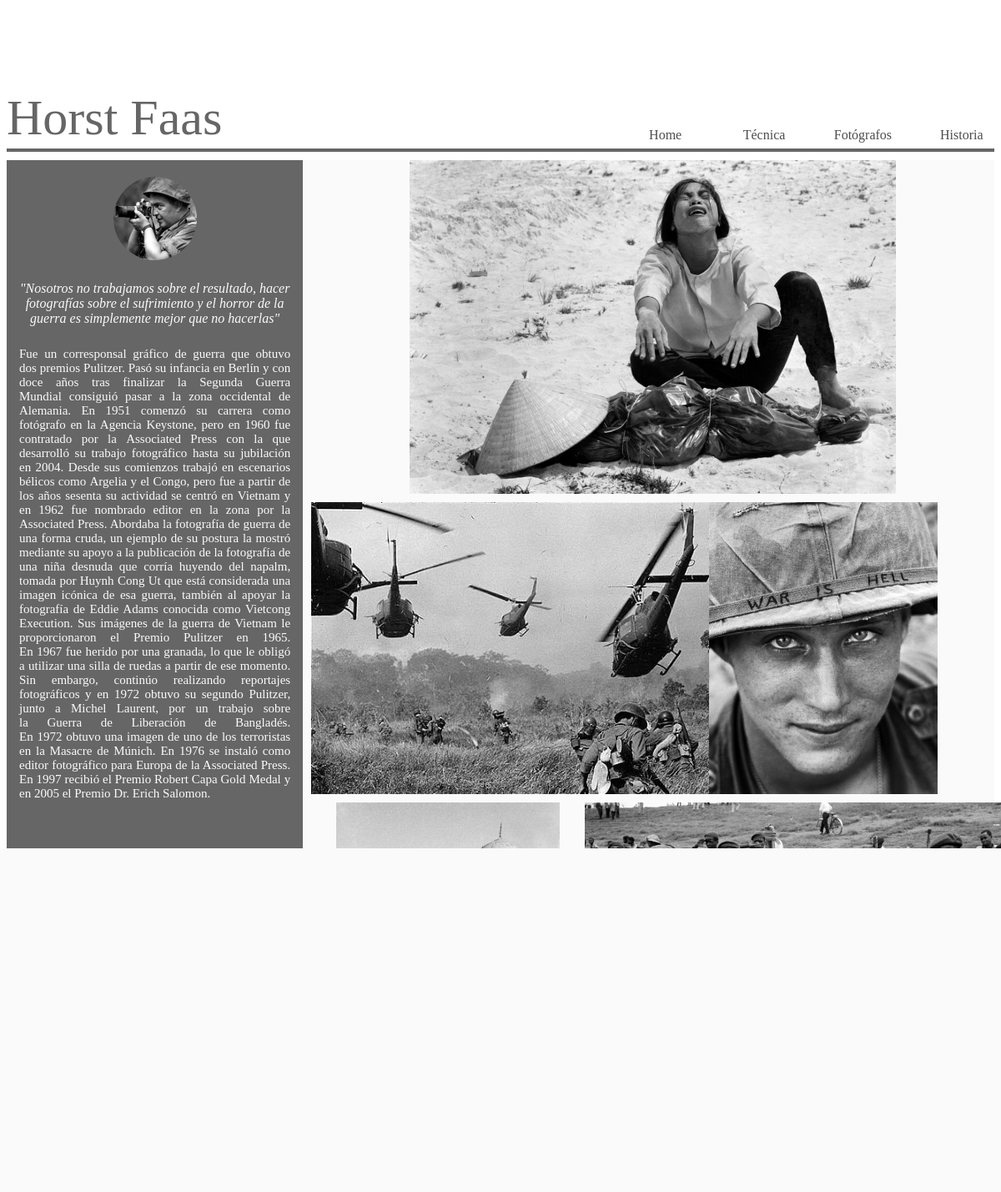
Screenshot of /horst.php with the database file from the repository.
### tables this page shows
CREATE TABLE `fotografos` (
  `nombre` varchar(25) NOT NULL,
  `biografia` text,
  `quote` text,
  `rutaretrato` varchar(60) NOT NULL
);

CREATE TABLE `imagenes` (
  `referencia_por_autor` int(11) NOT NULL,
  `ruta` varchar(50) NOT NULL,
  `autor` varchar(25) NOT NULL,
  `alineación` varchar(25) NOT NULL
);

### horst.php (the view, shortened to what this page needs)
<html>
<head>
	<link rel="stylesheet" type="text/css" href="estilo.css">
</head>
<body id="cuerpo">
	<?php
	$conexion=new mysqli('localhost','root','','photoweb');
	$conexion->set_charset("utf8");
	$peticion="SELECT * FROM fotografos WHERE nombre='Horst Faas'";
	$resultado=$conexion->query($peticion);
	$fila=$resultado->fetch_assoc();
	?>
	<div>
		<?php echo '<div id="titulo2" align="left">'.$fila['nombre'].'</div>'; ?>
		<div id="menu">
			<span id="menuitem"><a href="historia.php">Historia</a></span>
			<span id="menuitem"><a href="fotografos.php">Fotógrafos</a></span>
			<span id="menuitem"><a href="tecnica.php">Técnica</a></span>
			<span id="menuitem"><a href="principal.php">Home</a></span>
		</div>
	<div id="linea" align="center"></div>
	<div id="basefotografos" align="center">
		<div id="bannerizquierdo">
			<?php echo'<span id="retratobio"><img class="circulo" height=100px" width="100px" src="./retratos/'.$fila['rutaretrato'].'"> </span>';?>
			<?php echo '<span id="quote">"'.$fila['quote'].'"</span>';?>
			<?php echo '<span id="bio">'.$fila['biografia'].'</span>';?>
		</div>
		<?php
		$peticion="SELECT * FROM imagenes WHERE autor='Horst Faas' ORDER BY referencia_por_autor ASC";
		$resultado=$conexion->query($peticion);
		?>
		<div id="bannerderecho">
			<div id="derecho1">
				<?php
					$fila=$resultado->fetch_assoc();
					echo '<span class="foto_fotografo"><img height=100%" width="%" src="./fotografos/horst/'.$fila['ruta'].'"></span>';?>
			</div>
			<div id="derecho2">
				<div class="region_iz">
					<?php
					$fila=$resultado->fetch_assoc();
					echo '<span class="foto_fotografo"><img height="100%" width="%" src="./fotografos/horst/'.$fila['ruta'].'"></span>';?>
				</div>
				<div class="region_der">
					<?php
					$fila=$resultado->fetch_assoc();
					echo '<span "class="foto_fotografo"><img height="100%" width="%" src="./fotografos/horst/'.$fila['ruta'].'"></span>';?>
				</div>
			</div>
			<div id="derecho3">
				<div class="region_iz2">
					<?php
					$fila=$resultado->fetch_assoc();
					echo '<span"class="foto_fotografo"><img height="100%" width="%" src="./fotografos/horst/'.$fila['ruta'].'"></span>';?>
				</div>
				<div class="region_der2">
					<?php
					$fila=$resultado->fetch_assoc();
					echo '<span class="foto_fotografo"><img height="80%" width="%" src="./fotografos/horst/'.$fila['ruta'].'"></span>';
					mysqli_close($conexion);?>
				</div>
			</div>
		</div>
	</div>
	<div id="linea" align="center"></div>
	<?php
		if(isset($_SESSION['usuario']))
		{
			echo'<div id="login" align="center"><a href="vip.php">'.$_SESSION['usuario'].'/zona suscriptores</a></a></div>';
		}
		else
		{
			echo'<div id="login" align="center" class="ancho"> <a href="login.php">Login</a></div>';
		}
	?>
</body>
</html>

### estilo.css (style rules this page uses)
body { font-family: Georgia; }
#titulo2 { color:hsl(0, 0%, 40%); text-align:left; font-size: 60px; height: 120px; width: 100%; position:relative; top:99px; }
#menuitem { overflow: hidden; text-align:center; font-size: 16; float:right; height: 100%; width: 10%; position:relative; top:20px; left:20px; }
#menu { height: 45px; width: 100%; margin-top: 5px; }
#linea { width: 100%; height: 4px; background-color:hsl(0, 0%, 40%); }
#basefotografos { width: 100%; height: 1200px; background-color:hsl(0, 0%, 98%); margin-top: 10px; margin-bottom: 10px; }
#bannerizquierdo { width: 30%; height: 1200px; background-color:hsl(0, 0%, 40%); float: left; }
#quote { margin-top: 25px; margin-bottom: 25px; text-align: center; float: left; color:hsl(0, 0%, 98%); font-style: oblique; margin-right: 7px; margin-left: 7px; }
#bio { font-size: 15; text-align: center; color:hsl(0, 0%, 98%); text-align: justify; text-justify: inter-word; margin-right: 15px; margin-left:15px; float: right; }
img.circulo { border-radius: 50%; margin-top: 20px; text-align: center; }
#bannerderecho { width: 70%; height: 1200px; float: left; }
.foto_fotografo { text-align: center; }
#derecho1 { height:400px; margin-bottom: 10px; margin-left:10px; }
#derecho2 { height:350px; margin-bottom: 10px; margin-left:10px; }
#derecho3 { height:430px; margin-bottom: 10px; margin-left:10px; }
.region_iz { width: 50%; height: 350px; float: left; }
.region_der { width: 50%; height: 350px; float: left; }
.region_iz2 { width: 40%; height: 430px; float: left; }
.region_der2 { width: 60%; height: 430px; float: left; }
#login { color:rgb(77, 77, 77); text-align:right; font-size: 16px; margin-top: 5px; float:right; }
a { color:rgb(77,77,77); text-align:right; font-family: Georgia; font-size: 16; text-decoration: none; }

### rows the page displays
fotografos: nombre "Horst Faas", rutaretrato (picture), quote "Nosotros no trabajamos sobre el resultado, hacer fotografías sobre el sufrimiento y el horror de la guerra es simplemente mejor que no hacerlas", biografia "Fue un corresponsal gráfico de guerra que obtuvo dos premios Pulitzer. Pasó su infancia en Berlín y con doce años tras finalizar la Segunda Guerra Mundial consiguió pasar a la zona occidental de Alemania. En 1951 comenzó su carrera como fotógrafo en la Agencia Keystone, pero en 1960 fue contratado por la Associated Press con la que desarrolló su trabajo fotográfico hasta su jubilación en 2004. Desde sus comienzos trabajó en escenarios bélicos como Argelia y el Congo, pero fue a partir de los años sesenta su actividad se centró en Vietnam y en 1962 fue nombrado editor en la zona por la Associated Press. Abordaba la fotografía de guerra de una forma cruda, un ejemplo de su postura la mostró…"
imagenes: ruta (picture)
imagenes: ruta (picture)
imagenes: ruta (picture)
imagenes: ruta (picture)
imagenes: ruta (picture)
